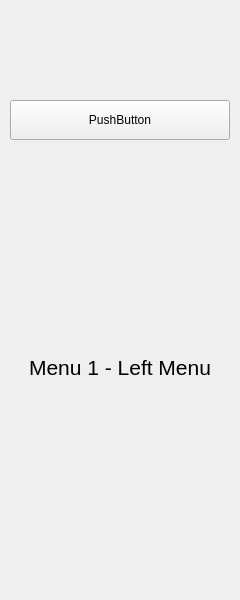
<?xml version="1.0" encoding="UTF-8"?>
<ui version="4.0">
 <class>LeftColumn</class>
 <widget class="QWidget" name="LeftColumn">
  <property name="geometry">
   <rect>
    <x>0</x>
    <y>0</y>
    <width>240</width>
    <height>600</height>
   </rect>
  </property>
  <property name="windowTitle">
   <string>Form</string>
  </property>
  <layout class="QVBoxLayout" name="main_pages_layout">
   <property name="spacing">
    <number>0</number>
   </property>
   <property name="leftMargin">
    <number>5</number>
   </property>
   <property name="topMargin">
    <number>5</number>
   </property>
   <property name="rightMargin">
    <number>5</number>
   </property>
   <property name="bottomMargin">
    <number>5</number>
   </property>
   <item>
    <widget class="QStackedWidget" name="menus">
     <property name="currentIndex">
      <number>0</number>
     </property>
     <widget class="QWidget" name="menu_1">
      <layout class="QVBoxLayout" name="verticalLayout">
       <property name="spacing">
        <number>5</number>
       </property>
       <property name="leftMargin">
        <number>5</number>
       </property>
       <property name="topMargin">
        <number>5</number>
       </property>
       <property name="rightMargin">
        <number>5</number>
       </property>
       <property name="bottomMargin">
        <number>5</number>
       </property>
       <item>
        <widget class="QFrame" name="frame_btn_2">
         <property name="maximumSize">
          <size>
           <width>16777215</width>
           <height>40</height>
          </size>
         </property>
         <property name="frameShape">
          <enum>QFrame::NoFrame</enum>
         </property>
         <property name="frameShadow">
          <enum>QFrame::Raised</enum>
         </property>
         <layout class="QHBoxLayout" name="btn_1_layout">
          <property name="spacing">
           <number>0</number>
          </property>
          <property name="leftMargin">
           <number>0</number>
          </property>
          <property name="topMargin">
           <number>0</number>
          </property>
          <property name="rightMargin">
           <number>0</number>
          </property>
          <property name="bottomMargin">
           <number>0</number>
          </property>
         </layout>
        </widget>
       </item>
       <item>
        <widget class="QFrame" name="frame_btn_1">
         <property name="maximumSize">
          <size>
           <width>16777215</width>
           <height>40</height>
          </size>
         </property>
         <property name="frameShape">
          <enum>QFrame::NoFrame</enum>
         </property>
         <property name="frameShadow">
          <enum>QFrame::Raised</enum>
         </property>
         <layout class="QHBoxLayout" name="btn_2_layout">
          <property name="spacing">
           <number>0</number>
          </property>
          <property name="sizeConstraint">
           <enum>QLayout::SetDefaultConstraint</enum>
          </property>
          <property name="leftMargin">
           <number>0</number>
          </property>
          <property name="topMargin">
           <number>0</number>
          </property>
          <property name="rightMargin">
           <number>0</number>
          </property>
          <property name="bottomMargin">
           <number>0</number>
          </property>
         </layout>
        </widget>
       </item>
       <item>
        <widget class="QPushButton" name="pushButton">
         <property name="minimumSize">
          <size>
           <width>0</width>
           <height>40</height>
          </size>
         </property>
         <property name="text">
          <string>PushButton</string>
         </property>
        </widget>
       </item>
       <item>
        <widget class="QLabel" name="label_1">
         <property name="font">
          <font>
           <pointsize>16</pointsize>
          </font>
         </property>
         <property name="styleSheet">
          <string notr="true">font-size: 16pt</string>
         </property>
         <property name="text">
          <string>Menu 1 - Left Menu</string>
         </property>
         <property name="alignment">
          <set>Qt::AlignCenter</set>
         </property>
        </widget>
       </item>
      </layout>
     </widget>
     <widget class="QWidget" name="menu_2">
      <layout class="QVBoxLayout" name="verticalLayout_2">
       <property name="spacing">
        <number>5</number>
       </property>
       <property name="leftMargin">
        <number>5</number>
       </property>
       <property name="topMargin">
        <number>5</number>
       </property>
       <property name="rightMargin">
        <number>5</number>
       </property>
       <property name="bottomMargin">
        <number>5</number>
       </property>
       <item>
        <widget class="QLabel" name="label_2">
         <property name="font">
          <font>
           <pointsize>16</pointsize>
          </font>
         </property>
         <property name="styleSheet">
          <string notr="true">font-size: 16pt</string>
         </property>
         <property name="text">
          <string>Menu 2 - Left Menu</string>
         </property>
         <property name="alignment">
          <set>Qt::AlignCenter</set>
         </property>
        </widget>
       </item>
      </layout>
     </widget>
    </widget>
   </item>
  </layout>
 </widget>
 <resources/>
 <connections/>
</ui>
